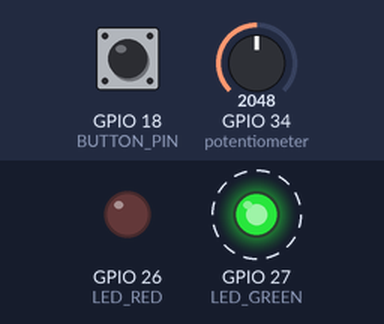
This sketch was run on a simulated ESP32. Shown: output pins drawn as LEDs (lit = HIGH). Dashed ring = blinking. The inputs (shaded band) are chosen by the test bench; at power-on: GPIO 34 (potentiometer) = 2048, GPIO 18 (BUTTON_PIN) HIGH. WiFi joins after 1.5 s; servers stay silent unless stated; what the sketch prints to the serial monitor is not drawn.

Above: at 2.7 s.
2.8 s: GPIO 34 (potentiometer) set to 3237
5.0 s: GPIO 34 (potentiometer) set to 3337
At 5.3 s:
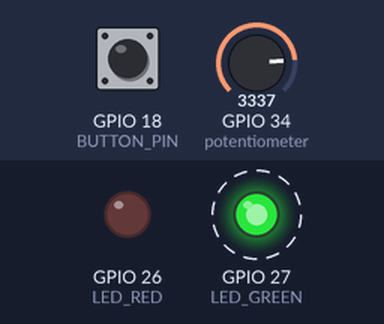
6.6 s: GPIO 18 (BUTTON_PIN) pulled LOW for 0.15 s
At 6.76 s:
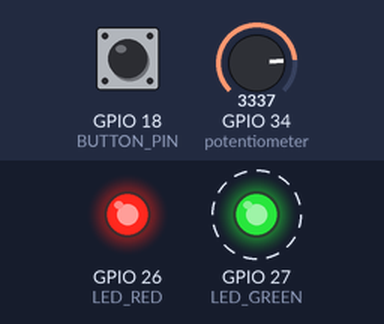
9.6 s: GPIO 18 (BUTTON_PIN) pulled LOW for 1 s
At 12.3 s:
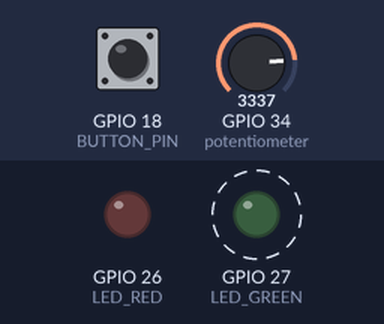
Timing chart, 0 to 13.6 s (numbered marks = the images above; inputs shaded):
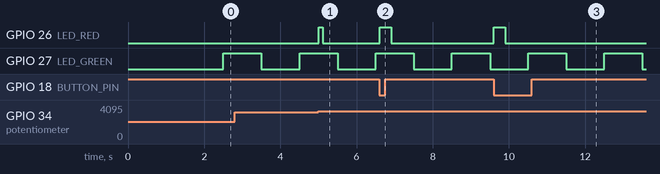

The sketch:

esp32-http-server.ino
```cpp
/* ESP32 HTTP IoT Server Example for Wokwi.com

  https://wokwi.com/projects/320964045035274834

  To test, you need the Wokwi IoT Gateway, as explained here:

  https://docs.wokwi.com/guides/esp32-wifi#the-private-gateway

  Then start the simulation, and open http://localhost:9080
  in another browser tab.

  Note that the IoT Gateway requires a Wokwi Club subscription.
  To purchase a Wokwi Club subscription, go to https://wokwi.com/club
*/

#include <stdio.h>
#include "freertos/FreeRTOS.h"
#include "freertos/task.h"
#include "freertos/semphr.h"
#include "driver/gpio.h"
#include "driver/adc.h"
#include "esp_log.h"

#define LED_GREEN GPIO_NUM_27
#define LED_RED   GPIO_NUM_26
#define BUTTON_PIN GPIO_NUM_18
#define POT_ADC_CHANNEL ADC1_CHANNEL_6 // GPIO34

#define MAX_COUNT_SEM 10

// 3276 is about 80% of the max value
// It will be the critical threshold for "radiation levels"
#define SENSOR_THRESHOLD 3276

// Handles for semaphores and mutex - you'll initialize these in the main program
SemaphoreHandle_t sem_button;
SemaphoreHandle_t sem_sensor; // Recheck this for counting
SemaphoreHandle_t print_mutex;

volatile int SEMCNT = 0; //You may not use this value in your logic -- but you can print it if you wish


#include <WiFi.h>
#include <WiFiClient.h>
#include <WebServer.h>
#include <uri/UriBraces.h>

#define WIFI_SSID "Wokwi-GUEST"
#define WIFI_PASSWORD ""
// Defining the WiFi channel speeds up the connection:
#define WIFI_CHANNEL 6

WebServer server(80);

const int LED1 = 26;
const int LED2 = 27;

bool led1State = false;
bool led2State = false;

void sendHtml() {
  String response = R"(
    <!DOCTYPE html><html>
      <head>
        <title>ESP32 Web Server Demo</title>
        <meta name="viewport" content="width=device-width, initial-scale=1">
        <style>
          html { font-family: sans-serif; text-align: center; }
          body { display: inline-flex; flex-direction: column; }
          h1 { margin-bottom: 1.2em; }
          h2 { margin: 0; }
          div { display: grid; grid-template-columns: 1fr; grid-template-rows: auto auto; grid-auto-flow: column; grid-gap: 1em; }
          .btn { background-color: #5B5; border: none; color: #fff; padding: 0.5em 1em;
                 font-size: 2em; text-decoration: none }
          .btn.OFF { background-color: #333; }
        </style>
      </head>

      <body>
        <h1>ESP32 Web Server</h1>

        <div>
          <h2>Alarm</h2>
          <a href="/toggle/1" class="btn LED1_TEXT">LED1_TEXT</a>
        </div>
      </body>
    </html>
  )";
  response.replace("LED1_TEXT", led1State ? "ON" : "OFF");
  server.send(200, "text/html", response);
}

void system_task(void *pvParameters) { // System Heartbeat Task
    bool led_on = false;
    TickType_t currentTime = pdTICKS_TO_MS( xTaskGetTickCount() );

    while (1) {
      currentTime = pdTICKS_TO_MS( xTaskGetTickCount() );
      gpio_set_level(LED_GREEN, led_on); // set LED state to bool led_on
      led_on = !led_on;  // toggle state for next time

      //printf("Status LED %s @ %lu \n", led_on ? "ON" : "OFF", currentTime);

      //printf("Status LED @ %lu \n", currentTime); //Periodic Timing

      vTaskDelay(pdMS_TO_TICKS(1000)); // Delay for 1000 ms using MS to Ticks Function vs alternative which is MS / ticks per ms

    }
}

void sensor_task(void *pvParameters) {

    const TickType_t periodTicks = pdMS_TO_TICKS(17); // e.g. 17 ms period
    TickType_t lastWakeTime = xTaskGetTickCount(); // initialize last wake time

    static int last_val = -1;  // Ask ChatGPT to make it only print on change

    while (1) {
        int val = adc1_get_raw(POT_ADC_CHANNEL);

        //Add serial print to log the raw sensor value (mutex protected)
        //Hint: use xSemaphoreTake( ... which semaphore ...) and printf
        if (val != last_val) {
          if (xSemaphoreTake(print_mutex, portMAX_DELAY) == pdTRUE) { // Takes Mutex

          //May comment this printf out because it filled the console
          printf("Radiation Level is %d [%.2f%%]!\n", val, ((float)val / 4095) * 100);

          xSemaphoreGive(print_mutex); // Returns Mutex
          }
          last_val = val;  // update last printed value
        }

        //printf("Value: %d\n", val);

        //: prevent spamming by only signaling on rising edge; See prior application #3 for help!
        static bool prev_above = false;  // remembers if the last reading was above threshold
        bool curr_above = (val > SENSOR_THRESHOLD);

        if (curr_above && !prev_above) {
            // Rising edge detected: value just crossed the threshold upward{
            if(SEMCNT < MAX_COUNT_SEM+1) SEMCNT++; // DO NOT REMOVE THIS LINE

            //printf("Radiation Level is %d [%.2f%%]!\n", val, ((float)val / 4095) * 100);

            xSemaphoreGive(sem_sensor);  // Signal sensor event

        }
        // Update previous state for next iteration
        prev_above = curr_above;

        vTaskDelayUntil(&lastWakeTime, periodTicks);
        //vTaskDelay(pdMS_TO_TICKS(100));
    }
}

void button_task(void *pvParameters) {

   static bool previous_state = false;

    while (1) {
        int state = gpio_get_level(BUTTON_PIN);
        bool current_state = (state == 0); // active-low button
        // TODO 4a: Add addtional logic to prevent bounce effect (ignore multiple events for 'single press')
        // You must do it in code - not by modifying the wokwi simulator button

        if (current_state && !previous_state) {
            xSemaphoreGive(sem_button);

          if (xSemaphoreTake(print_mutex, portMAX_DELAY) == pdTRUE) {
              printf("Button Press Detected! \n");
              xSemaphoreGive(print_mutex);
          }

            // optional debounce delay of arbitrary time
            vTaskDelay(pdMS_TO_TICKS(200)); //Comment this to break the system
        }

        //Comment this to break the system
        previous_state = current_state; // update previous state

        //Comment this to break the system
        vTaskDelay(pdMS_TO_TICKS(10)); // Do Not Modify This Delay!
    }
}

void event_handler_task(void *pvParameters) {
    while (1) {
        if (xSemaphoreTake(sem_sensor, 0)) {
            SEMCNT--;  // DO NOT MODIFY THIS LINE

            xSemaphoreTake(print_mutex, portMAX_DELAY);
            printf("Threshold Exceeds Safe Levels!\n");
            xSemaphoreGive(print_mutex);

            gpio_set_level(LED_RED, 1);
            vTaskDelay(pdMS_TO_TICKS(100));
            gpio_set_level(LED_RED, 0);
        }

        if (xSemaphoreTake(sem_button, 0)) {
            xSemaphoreTake(print_mutex, portMAX_DELAY);
            printf("System Alert Triggered!\n");
            xSemaphoreGive(print_mutex);

            gpio_set_level(LED_RED, 1);
            vTaskDelay(pdMS_TO_TICKS(300));
            gpio_set_level(LED_RED, 0);
        }

        vTaskDelay(pdMS_TO_TICKS(10)); // Idle delay to yield CPU
    }
}


void setup(void) {

    // Configure output LEDs
    gpio_config_t io_conf = {
      .pin_bit_mask = (1ULL << LED_GREEN) | (1ULL << LED_RED),
      .mode = GPIO_MODE_OUTPUT,
    };
    gpio_config(&io_conf);

    // Configure input button
    gpio_config_t btn_conf = {
      .pin_bit_mask = (1ULL << BUTTON_PIN),
      .mode = GPIO_MODE_INPUT,
      .pull_up_en = GPIO_PULLUP_ENABLE
    };
    gpio_config(&btn_conf);

    // Configure ADC
    adc1_config_width(ADC_WIDTH_BIT_12);
    adc1_config_channel_atten(POT_ADC_CHANNEL, ADC_ATTEN_DB_11);

    sem_button = xSemaphoreCreateBinary();
    sem_sensor = xSemaphoreCreateCounting(MAX_COUNT_SEM,0);
    print_mutex = xSemaphoreCreateMutex();


  Serial.begin(115200);
  pinMode(LED1, OUTPUT);
  pinMode(LED2, OUTPUT);

  WiFi.begin(WIFI_SSID, WIFI_PASSWORD, WIFI_CHANNEL);
  Serial.print("Connecting to WiFi ");
  Serial.print(WIFI_SSID);
  // Wait for connection
  while (WiFi.status() != WL_CONNECTED) {
    delay(100);
    Serial.print(".");
  }
  Serial.println(" Connected!");

  Serial.print("IP address: ");
  Serial.println(WiFi.localIP());

  server.on("/", sendHtml);

  server.on(UriBraces("/toggle/{}"), []() {
    String led = server.pathArg(0);
    Serial.print("Toggle Alarm");
    Serial.println(led);

    switch (led.toInt()) {
      case 1:
        led1State = !led1State;
        digitalWrite(LED1, led1State);
        break;
      case 2:
        led2State = !led2State;
        digitalWrite(LED2, led2State);
        break;
    }

    sendHtml();
  });

  server.begin();
  Serial.println("HTTP server started");


  xTaskCreate(system_task, "System Status", 2048, NULL, 1, NULL);
  xTaskCreate(sensor_task, "System Sensor", 2048, NULL, 2, NULL);
  xTaskCreate(button_task, "System Button", 2048, NULL, 3, NULL);
  xTaskCreate(event_handler_task, "Event_Handler", 2048, NULL, 2, NULL);

}

void loop(void) {
  server.handleClient();
  delay(2);
}
```

Measured:
- after the input at 5.0 s, GPIO 26 (LED_RED): LOW → HIGH at once, → LOW 0.10 s later
- after the input at 6.6 s, GPIO 26 (LED_RED): LOW → HIGH at once, → LOW 0.30 s later
- after the input at 9.6 s, GPIO 26 (LED_RED): LOW → HIGH at once, → LOW 0.30 s later
- by itself, GPIO 27 (LED_GREEN): alternates HIGH for 1.0 s and LOW for 1.0 s
